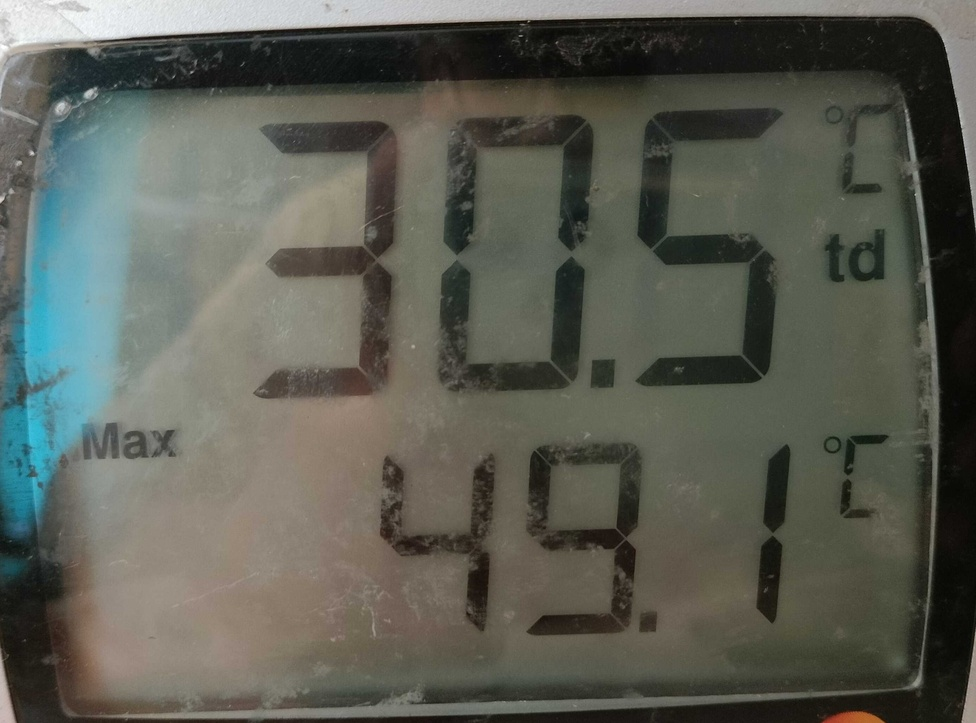
#> input picture IMG_20231207_1gfdsg22355.jpg, 976 x 723 px, shrunk from 2779 x 2060 before the run, found by its file name
$ python pil.py
#> lines starting #> are read from the running program, lines starting #| are printed output that depends on the picture; after the words box and inside, x2 and y2 are one past the last pixel; in counts of white or black regions, pixels touching at a corner belong together
from PIL import Image
import pytesseract
import cv2

# Set the path to the Tesseract executable (change this to the correct path on your system)
pytesseract.pytesseract.tesseract_cmd = r'C:\Program Files\Tesseract-OCR\tesseract.exe'

# Load the image
image_path = '/workspaces/python/IMG_20231207_1gfdsg22355.jpg'
img = Image.open(image_path)
#> img is the input picture: PIL image 976x723 RGB; mean R, G, B 91.4, 93.6, 84.4

# Preprocess the image (optional)
# You may need to experiment with different pre-processing steps based on your images
img = img.convert('L')  # Convert to grayscale
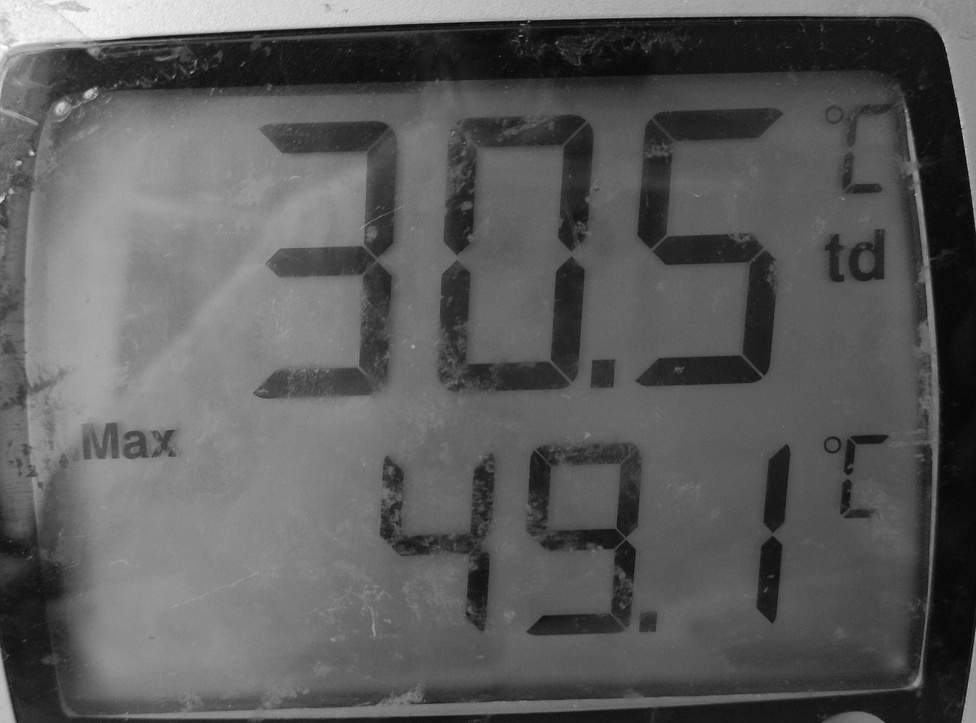
#> img: PIL image 976x723 L; min 1, max 255, mean 91.9
img = img.point(lambda x: 0 if x < 128 else 255, '1')  # Binarize the image
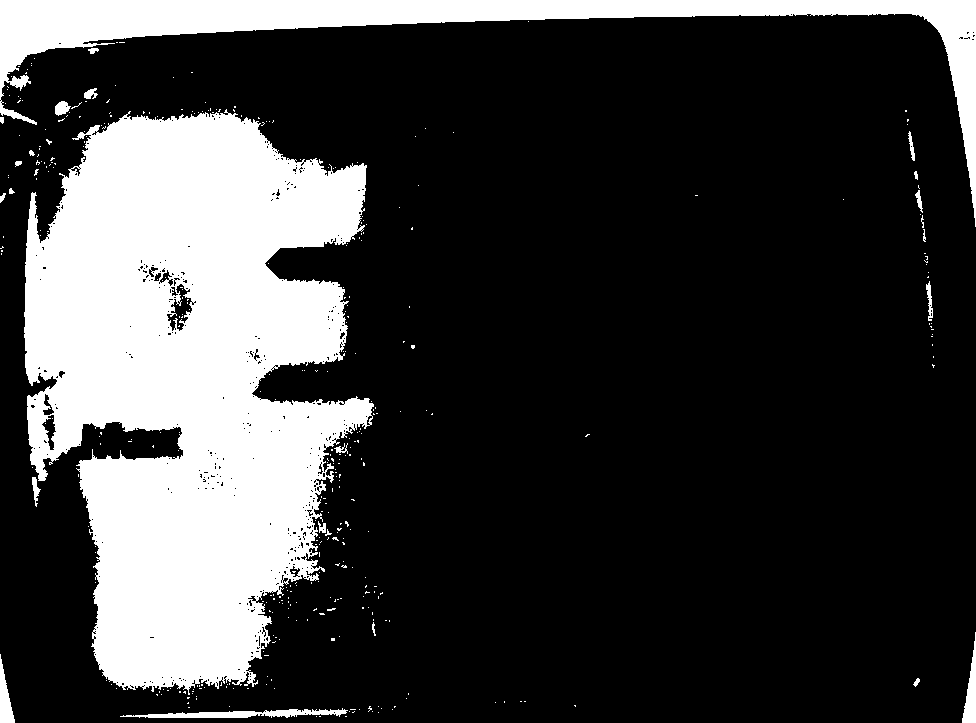
#> img: PIL image 976x723 1; 24% white; 383 white regions (359 under 20 px), largest, box (x1, y1, x2, y2) and area: (24, 109, 374, 695) 136173, (0, 0, 976, 227) 29135, (120, 708, 348, 718) 1109

# Use pytesseract to do OCR on the preprocessed image
#> (the run stopped early here; a loop or call above may not have finished)
